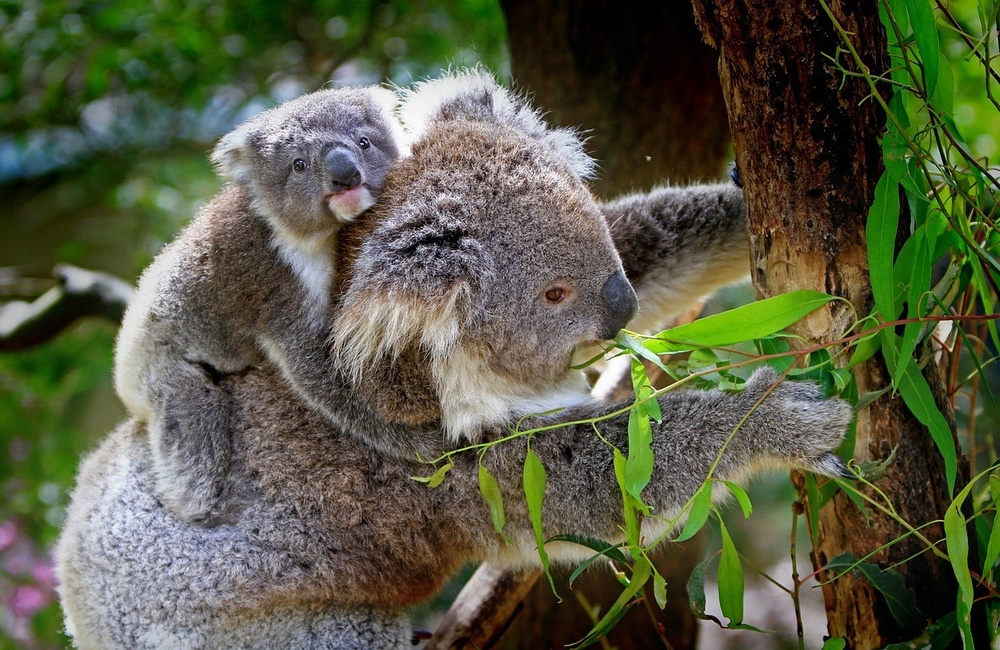
#> input picture original.jpg, 1000 x 650 px, shrunk from 1280 x 832 before the run
$ python main_answers.py
#> lines starting #> are read from the running program, lines starting #| are printed output that depends on the picture
from PIL import Image
from PIL import ImageFilter
#for bonus task
from PIL import ImageEnhance

with Image.open('original.jpg') as pic_original:
#> pic_original is the input picture: PIL image 1000x650 RGB; mean R, G, B 87.5, 90.9, 67.3
    print('Image is open\nSize:', pic_original.size)
#| Image is open
#| Size: (1000, 650)
    print('Format:', pic_original.format)
#| Format: JPEG
    print('Type:', pic_original.mode) #colored
#| Type: RGB
    pic_original.show()

    pic_gray = pic_original.convert('L')
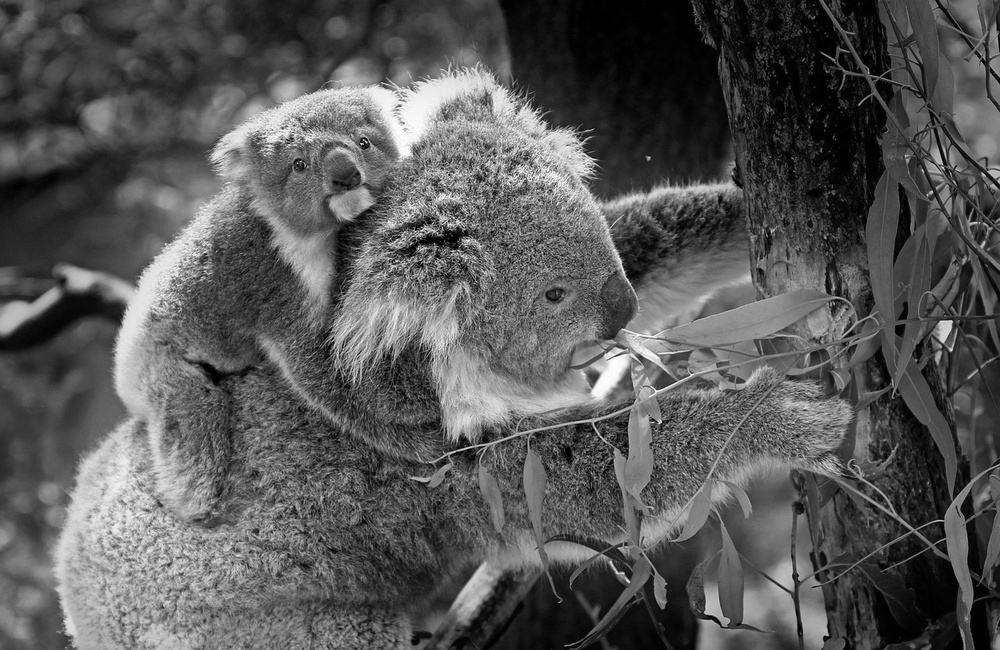
#> pic_gray: PIL image 1000x650 L; min 0, max 255, mean 87.2
    pic_gray.save('gray.jpg')
    print('Image is created\nSize:', pic_gray.size)
#| Image is created
#| Size: (1000, 650)
    print('Format:', pic_gray.format)
#| Format: None
    print('Type:', pic_gray.mode) #black and white
#| Type: L
    pic_gray.show()

    pic_blured = pic_original.filter(ImageFilter.BLUR)
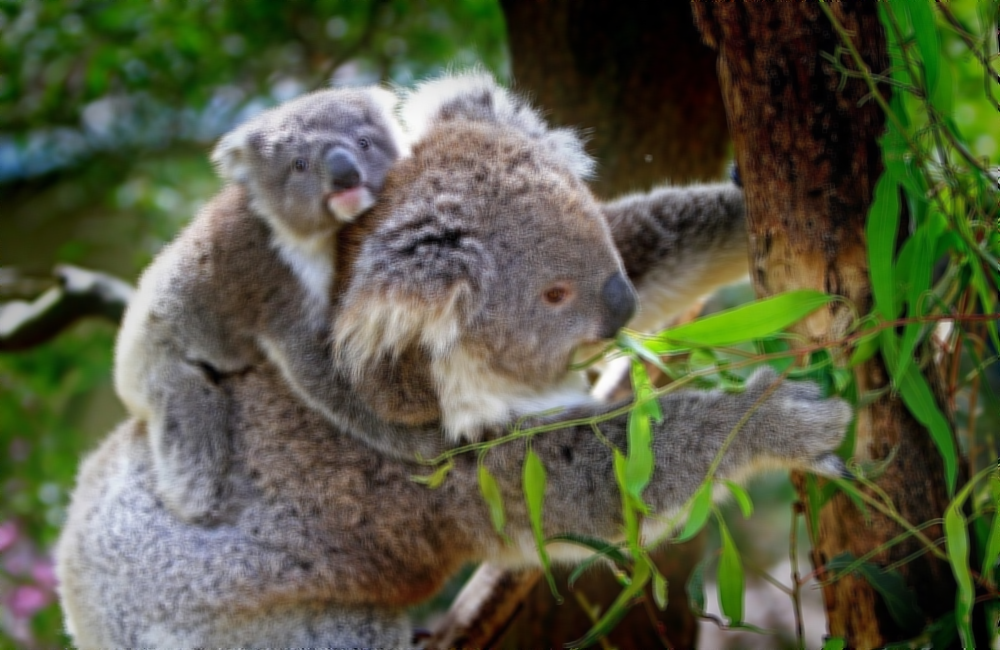
#> pic_blured: PIL image 1000x650 RGB; mean R, G, B 87.5, 91, 67.3
    pic_blured.save('blured.jpg')
    pic_blured.show()

    pic_up = pic_original.transpose(Image.ROTATE_180)
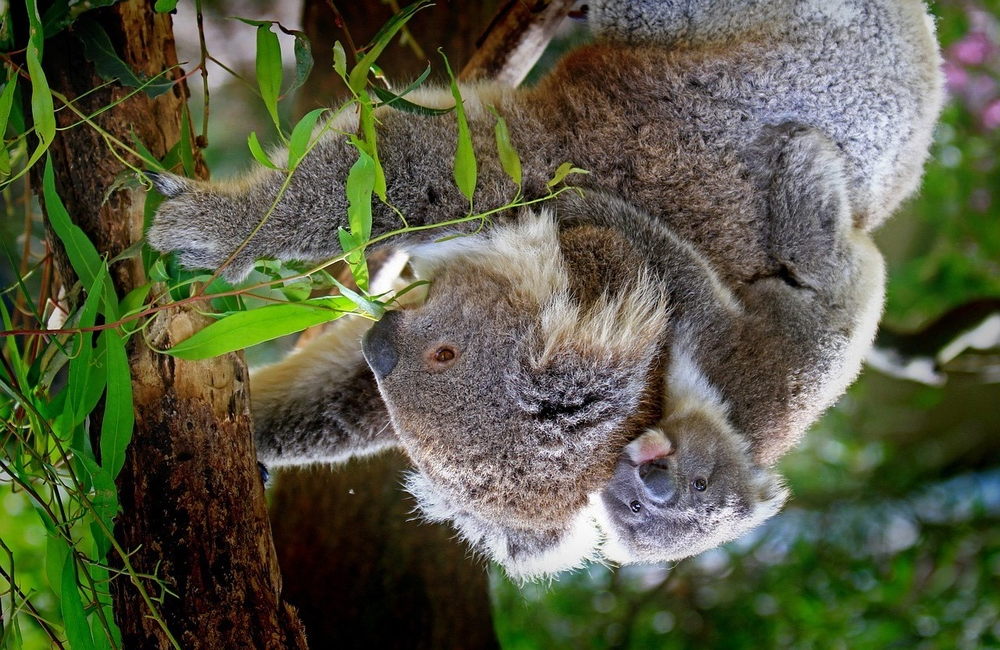
#> pic_up: PIL image 1000x650 RGB; mean R, G, B 87.5, 90.9, 67.3
    pic_up.save('up.jpg')
    pic_up.show()


    #бонус 1. Mirror reflection
    pic_mirrow = pic_original.transpose(Image.FLIP_LEFT_RIGHT)
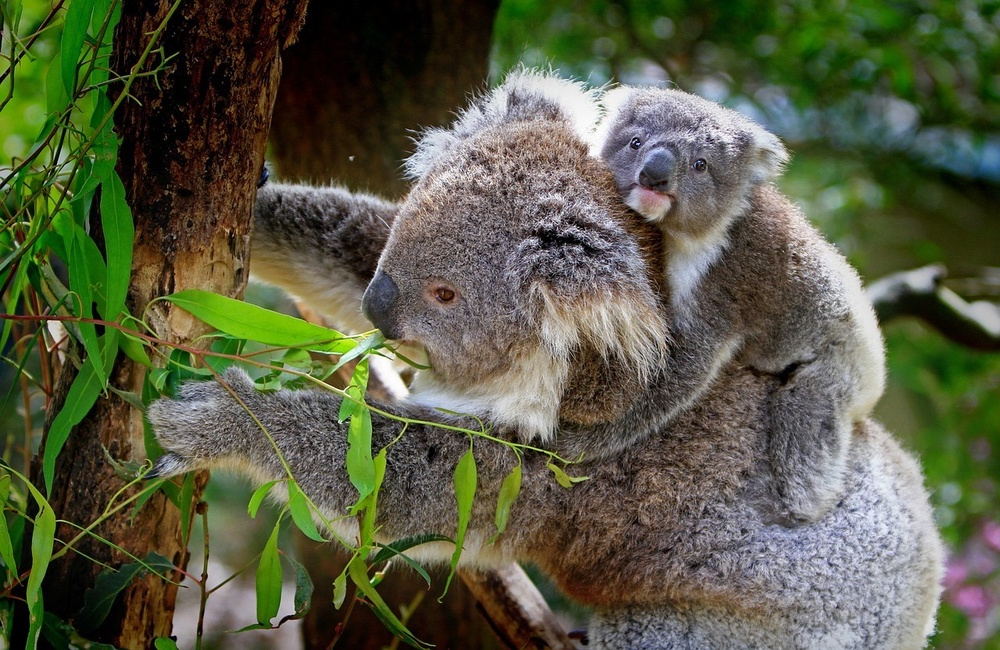
#> pic_mirrow: PIL image 1000x650 RGB; mean R, G, B 87.5, 90.9, 67.3
    pic_mirrow.save('mirrow.jpg')
    pic_mirrow.show()

    #бонус 2. Increasing contrast
    pic_contrast = ImageEnhance.Contrast(pic_original)
    pic_contrast = pic_contrast.enhance(1.5)
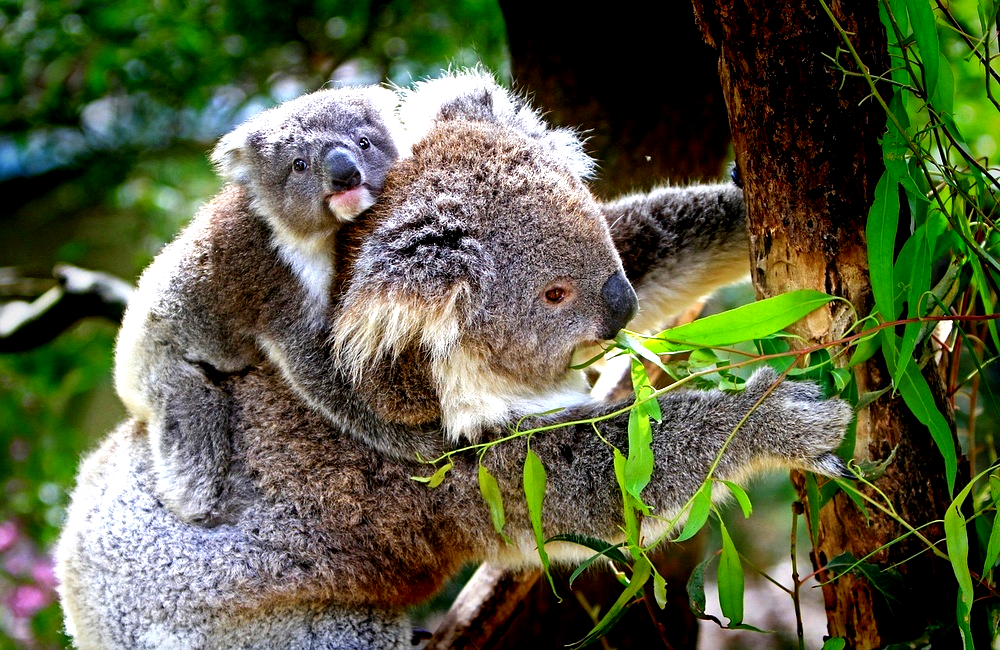
#> pic_contrast: PIL image 1000x650 RGB; mean R, G, B 89.8, 95.5, 67.2
    pic_contrast.save('contr.jpg')
    pic_contrast.show()
